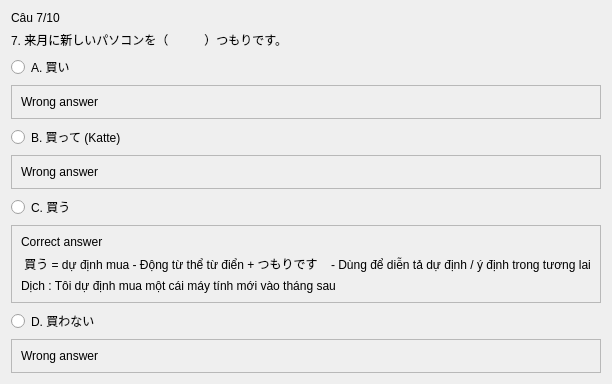
               <widget class="QWidget" name="page_5">
                <property name="sizePolicy">
                 <sizepolicy hsizetype="Expanding" vsizetype="Preferred">
                  <horstretch>0</horstretch>
                  <verstretch>0</verstretch>
                 </sizepolicy>
                </property>
                <layout class="QVBoxLayout" name="verticalLayout_30">
                 <item>
                  <widget class="QLabel" name="label_44">
                   <property name="text">
                    <string>Câu 7/10</string>
                   </property>
                  </widget>
                 </item>
                 <item>
                  <widget class="QLabel" name="label_45">
                   <property name="text">
                    <string>7. 来月に新しいパソコンを（　　　）つもりです。</string>
                   </property>
                  </widget>
                 </item>
                 <item>
                  <widget class="QRadioButton" name="radioButton_17">
                   <property name="sizePolicy">
                    <sizepolicy hsizetype="Minimum" vsizetype="Preferred">
                     <horstretch>0</horstretch>
                     <verstretch>0</verstretch>
                    </sizepolicy>
                   </property>
                   <property name="text">
                    <string>A. 買い</string>
                   </property>
                  </widget>
                 </item>
                 <item>
                  <widget class="QFrame" name="frame_25">
                   <property name="frameShape">
                    <enum>QFrame::StyledPanel</enum>
                   </property>
                   <property name="frameShadow">
                    <enum>QFrame::Raised</enum>
                   </property>
                   <layout class="QVBoxLayout" name="verticalLayout_31">
                    <item>
                     <widget class="QLabel" name="label_46">
                      <property name="text">
                       <string>Wrong answer</string>
                      </property>
                     </widget>
                    </item>
                   </layout>
                  </widget>
                 </item>
                 <item>
                  <widget class="QRadioButton" name="radioButton_18">
                   <property name="text">
                    <string>B. 買って (Katte)</string>
                   </property>
                  </widget>
                 </item>
                 <item>
                  <widget class="QFrame" name="frame_26">
                   <property name="frameShape">
                    <enum>QFrame::StyledPanel</enum>
                   </property>
                   <property name="frameShadow">
                    <enum>QFrame::Raised</enum>
                   </property>
                   <layout class="QVBoxLayout" name="verticalLayout_32">
                    <item>
                     <widget class="QLabel" name="label_51">
                      <property name="text">
                       <string>Wrong answer</string>
                      </property>
                     </widget>
                    </item>
                   </layout>
                  </widget>
                 </item>
                 <item>
                  <widget class="QRadioButton" name="radioButton_19">
                   <property name="text">
                    <string>C. 買う</string>
                   </property>
                  </widget>
                 </item>
                 <item>
                  <widget class="QFrame" name="frame_27">
                   <property name="frameShape">
                    <enum>QFrame::StyledPanel</enum>
                   </property>
                   <property name="frameShadow">
                    <enum>QFrame::Raised</enum>
                   </property>
                   <layout class="QVBoxLayout" name="verticalLayout_33">
                    <item>
                     <widget class="QLabel" name="label_47">
                      <property name="text">
                       <string>Correct answer</string>
                      </property>
                     </widget>
                    </item>
                    <item>
                     <widget class="QLabel" name="label_49">
                      <property name="text">
                       <string> 買う = dự định mua - Động từ thể từ điển + つもりです    - Dùng để diễn tả dự định / ý định trong tương lai</string>
                      </property>
                     </widget>
                    </item>
                    <item>
                     <widget class="QLabel" name="label_48">
                      <property name="text">
                       <string>Dịch : Tôi dự định mua một cái máy tính mới vào tháng sau</string>
                      </property>
                     </widget>
                    </item>
                   </layout>
                  </widget>
                 </item>
                 <item>
                  <widget class="QRadioButton" name="radioButton_20">
                   <property name="text">
                    <string>D. 買わない</string>
                   </property>
                  </widget>
                 </item>
                 <item>
                  <widget class="QFrame" name="frame_28">
                   <property name="frameShape">
                    <enum>QFrame::StyledPanel</enum>
                   </property>
                   <property name="frameShadow">
                    <enum>QFrame::Raised</enum>
                   </property>
                   <layout class="QVBoxLayout" name="verticalLayout_34">
                    <item>
                     <widget class="QLabel" name="label_50">
                      <property name="text">
                       <string>Wrong answer</string>
                      </property>
                     </widget>
                    </item>
                   </layout>
                  </widget>
                 </item>
                </layout>
               </widget>
